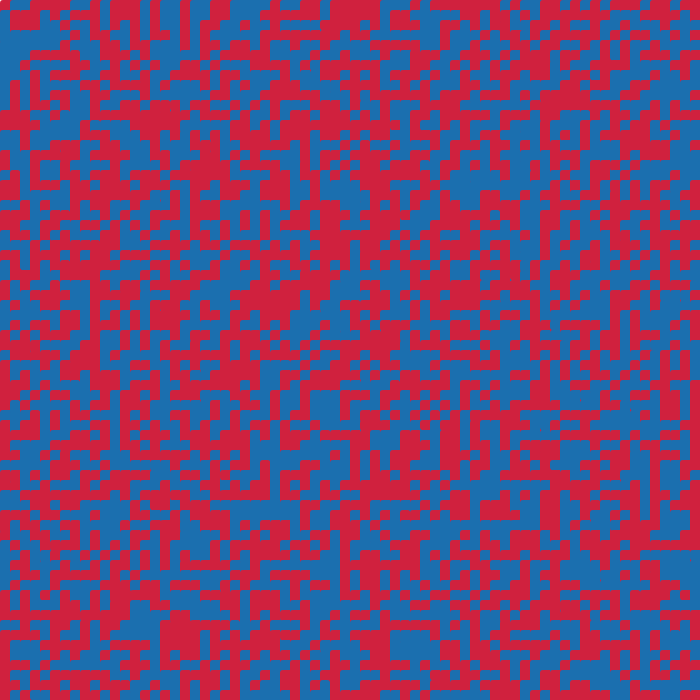
Frame 1 (no input)
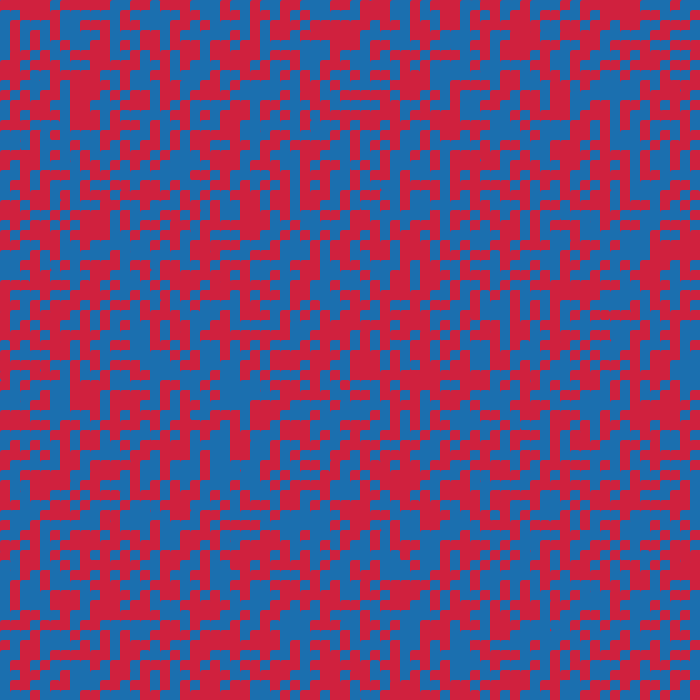
Frame 60 (the mouse pressed at the canvas centre just before this capture)
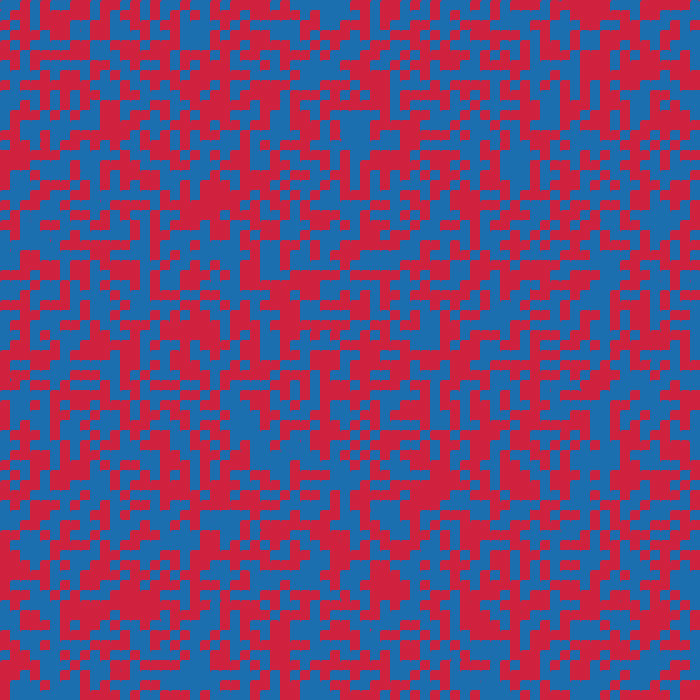
Frame 120 (the mouse held since frame 60 and released just before this capture)

The Processing sketch that drew these frames (run headless with seeded random() and noise(); from frame 60 on, the mouse is pressed at the canvas centre):

// Processing sketch: Ex_FrancoisMorellet
// ── Ex_FrancoisMorellet.pde
void setup() {
  size(700,700);
  background(255);
  frameRate(5);
}


void draw() {
  noStroke();
  for (int x = 0; x<width ; x = x+10)
  {
      for(int y = 0; y<height; y= y+10){
         if((int)random(2)==1)
         {
           fill(208,33,62);
         }
         else
         {
           fill(27,111,175);
         }
     
         rect(x,y,random(10,50),random(10,50),3);
       }
    }
}
